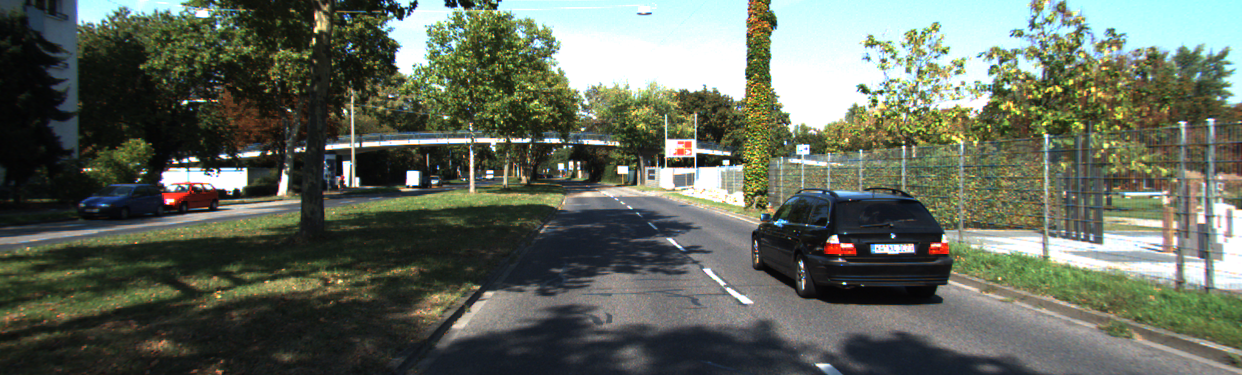
#> input picture 3d-Bounding-Box/image.png, 1242 x 375 px, found by its file name
$ jupyter execute Zhang_algorithm.ipynb
#> lines starting #> are read from the running program, lines starting #| are printed output that depends on the picture
[cell 1]
import numpy as np
import cv2
import matplotlib.pyplot as plt
import scipy
from numpy import linalg as LA

[cell 2]
#use Zhang's method to calculate H matrix
trans = []
#define the coordinates
image_point = np.array([[284.56243896,149.2925415],[373.93179321,128.26719666],[387.53588867,220.2270813],[281.29962158,241.72782898],[428.86453247,114.50731659],[524.76373291,92.09218597],[568.3659668, 180.55757141],[453.60995483,205.22370911]])
object_point = np.array([[0.0000,0.0000],[0.1315,0.0000],[0.1315, 0.1315],[0.0000, 0.1315],[0.2105, 0.0000],[0.3420, 0.0000],[0.3420, 0.1315],[0.2105, 0.1315]])

for i in range(8):
  x = object_point[i,0]
  y = object_point[i,1]
  u = image_point[i,0]
  v = image_point[i,1]
  #print (trans)
  #frame the DLT equations as matrix transforms
  trans.append([-x,-y,-1,0,0,0,u*x,u*y,u])
  trans.append([0,0,0,-x,-y,-1,v*x,v*y,v])


trans = np.array(trans)
#do SVD to solve least squares minimization problem
U,D,V = LA.svd(trans)
#last column gives params
L = V[-1:]


#reshape the column vector to a 3*3 homography
H = L.reshape(3,3)
#print (H.shape)
print ("Homography matrix:")
print (H)
world_point = np.array([[0.0000,0.0000,1],[0.1315,0.0000,1],[0.1315, 0.1315,1],[0.0000, 0.1315,1],[0.2105, 0.0000,1],[0.3420, 0.0000,1],[0.3420, 0.1315,1],[0.2105, 0.1315,1]])

#print (world_point.shape)
#project the points back to the image coordinates to determine the accuracy of our homography
transpose = world_point.T
points = np.dot(H,world_point.T)
#convert from Homogeneous coordinates
points=points/points[2,:]
print ("Reprojected points:")
print (points)

[cell 3]
#given K matrix
K = [[406.952636, 0.000000, 366.184147], [0.000000, 405.671292, 244.705127],[ 0.000000, 0.000000, 1.000000]]
h = LA.inv(K).dot(H)
h1 = np.array(h[:,0])
h2 = np.array(h[:,1])
h3 = np.array(h[:,2])
m3 = np.cross(h1,h2)
M = np.vstack((h1, h2,m3)).T
M = np.array(M)
U,S,Vh = LA.svd(M)
#find R,t using the formula in description
R = np.dot(U,Vh)
t = np.array(h3/(LA.norm(h1))).reshape(3,1)
print ("Rotation:")
print (R)
print ("Translation")
print (t)

[cell 4]
P = np.dot(K,np.hstack((R[:,0:2],t)))
transpose = world_point.T
points = np.dot(P,world_point.T)
#convert from Homogeneous coordinates
points=points/points[2,:]
print ("Reprojected points (with a certain error):")
print (points)

[cell 5]
print ("Plotting the image with the reprojected points we have calculated (with a certain error)")
im=cv2.imread("image.png")
#> im is the input picture: shape (375, 1242, 3); mean B, G, R 92.6, 105.2, 98
plt.scatter(points[0,:],points[1,:])
plt.imshow(im)
plt.show()
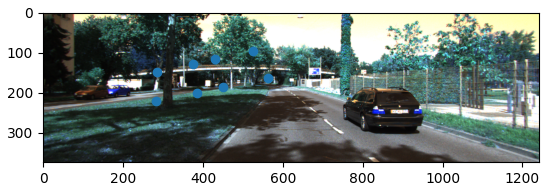
#> figure drawn by matplotlib, 1 panel; B, G, R data is drawn as R, G, B
